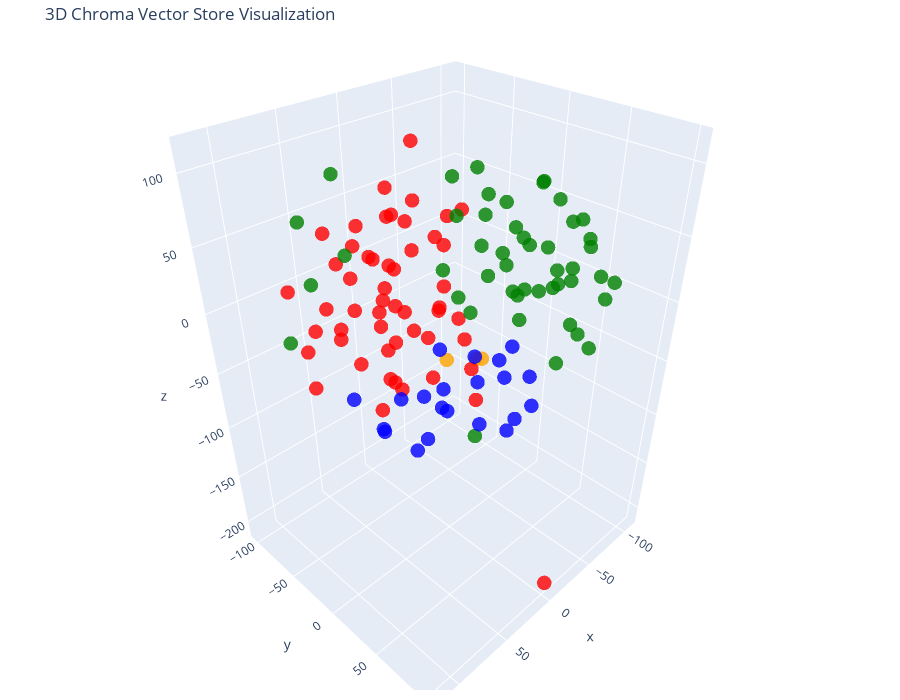

The cell this chart's notebook holds for it:
### Code cell
# Let's try 3D!

tsne = TSNE(n_components=3, random_state=42)
reduced_vectors = tsne.fit_transform(vectors)

# Create the 3D scatter plot
fig = go.Figure(data=[go.Scatter3d(
    x=reduced_vectors[:, 0],
    y=reduced_vectors[:, 1],
    z=reduced_vectors[:, 2],
    mode='markers',
    marker=dict(size=5, color=colors, opacity=0.8),
    text=[f"Type: {t}<br>Text: {d[:100]}..." for t, d in zip(doc_types, documents)],
    hoverinfo='text'
)])

fig.update_layout(
    title='3D Chroma Vector Store Visualization',
    scene=dict(xaxis_title='x', yaxis_title='y', zaxis_title='z'),
    width=900,
    height=700,
    margin=dict(r=20, b=10, l=10, t=40)
)

fig.show()

### Figure 1 — Plotly figure (JSON) as saved in the notebook; plotly's stock layout.template omitted (floating-point values rounded to 4 significant figures)
{"data": [{"hoverinfo": "text", "marker": {"color": ["orange", "orange", "orange", "red", "red", "red", "red", "red", "red", "red", "red", "red", "red", "red", "red", "red", "red", "red", "red", "red", "red", "red", "red", "red", "red", "red", "red", "red", "red", "red", "red", "red", "red", "red", "red", "red", "red", "red", "red", "red", "red", "red", "red", "red", "red", "red", "red", "red", "red", "red", "red", "red", "red", "red", "red", "green", "green", "green", "green", "green", "green", "green", "green", "green", "green", "green", "green", "green", "green", "green", "green", "green", "green", "green", "green", "green", "green", "green", "green", "green", "green", "green", "green", "green", "green", "green", "green", "green", "green", "green", "green", "green", "green", "green", "green", "green", "green", "green", "green", "green", "green", "green", "blue", "blue", "blue", "blue", "blue", "blue", "blue", "blue", "blue", "blue", "blue", "blue", "blue", "blue", "blue", "blue", "blue", "blue", "blue", "blue", "blue"], "opacity": 0.8, "size": 5}, "mode": "markers", "text": ["Type: company<br>Text: # About Insurellm\n\nInsurellm was founded by Avery Lancaster in 2015 as an insurance tech startup des...", "Type: company<br>Text: # Careers at Insurellm\n\nInsurellm is hiring! We are looking for talented software engineers, data sc...", "Type: company<br>Text: # Overview of Insurellm\n\nInsurellm is an innovative insurance tech firm with 200 employees across th...", "Type: contracts<br>Text: # Contract with Apex Reinsurance for Rellm: AI-Powered Enterprise Reinsurance Solution\n\n## Terms\n\n1....", "Type: contracts<br>Text: ## Renewal\n\n1. **Automatic Renewal**: This Agreement will automatically renew for successive one-yea...", "Type: contracts<br>Text: 2. **Seamless Integrations**: The architecture of Rellm allows for easy integration with existing sy...", "Type: contracts<br>Text: 1. **Technical Support**: Provider shall offer dedicated technical support to the Client via phone, ...", "Type: contracts<br>Text: **Insurellm, Inc.**  \n_____________________________  \nAuthorized Signature   \nDate: ________________...", "Type: contracts<br>Text: # Contract with Belvedere Insurance for Markellm\n\n## Terms\nThis Contract (\"Agreement\") is made and e...", "Type: contracts<br>Text: ## Renewal\n1. **Renewal Terms**: This Agreement may be renewed for additional one-year terms upon mu...", "Type: contracts<br>Text: ## Features\n1. **AI-Powered Matching**: Belvedere Insurance will benefit from Markellm's AI-powered ...", "Type: contracts<br>Text: ## Support\n1. **Technical Support**: Technical support will be available from 9 AM to 7 PM EST, Mond...", "Type: contracts<br>Text: **Belvedere Insurance**  \nSignature: ______________________  \nName: [Authorized Signatory]  \nTitle: ...", "Type: contracts<br>Text: # Contract with BrightWay Solutions for Markellm\n\n**Contract Date:** October 5, 2023  \n**Contract ID...", "Type: contracts<br>Text: 3. **Service Level Agreement (SLA):**  \n   Insurellm commits to a 99.9% uptime for the platform with...", "Type: contracts<br>Text: 2. **Real-Time Quote Availability:**  \n   Consumers sourced via BrightWay Solutions will receive rea...", "Type: contracts<br>Text: 3. **Training and Onboarding:**  \n   Insurellm agrees to provide one free training session on how to...", "Type: contracts<br>Text: # Contract with EverGuard Insurance for Rellm: AI-Powered Enterprise Reinsurance Solution\n\n**Contrac...", "Type: contracts<br>Text: 4. **Usage Rights**: EverGuard Insurance is granted a non-exclusive, non-transferable license to acc...", "Type: contracts<br>Text: 1. **Core Functionality**: Rellm provides EverGuard Insurance with advanced AI-driven analytics, sea...", "Type: contracts<br>Text: 1. **Customer Support**: Insurellm will provide EverGuard Insurance with 24/7 customer support, incl...", "Type: contracts<br>Text: ---\n\n**Signatures**  \n**For Insurellm**: __________________________  \n**Name**: John Smith  \n**Title...", "Type: contracts<br>Text: # Contract with GreenField Holdings for Markellm\n\n**Effective Date:** November 15, 2023  \n**Contract...", "Type: contracts<br>Text: ## Renewal\n1. **Automatic Renewal**: This contract will automatically renew for sequential one-year ...", "Type: contracts<br>Text: ## Features\n1. **AI-Powered Matching**: Access to advanced algorithms that connect GreenField Holdin...", "Type: contracts<br>Text: ## Support\n1. **Customer Support Access**: The Client will have access to dedicated support through ...", "Type: contracts<br>Text: **Signatures:**  \n_________________________                           _________________________  \n**...", "Type: contracts<br>Text: # Contract with Greenstone Insurance for Homellm\n\n---\n\n## Terms\n\n1. **Parties**: This Contract (\"Agr...", "Type: contracts<br>Text: 4. **Payment Terms**: \n   - The Customer shall pay an amount of $10,000 per month for the Standard T...", "Type: contracts<br>Text: ---\n\n## Features\n\n- **AI-Powered Risk Assessment**: Customer will have access to enhanced risk evalu...", "Type: contracts<br>Text: - **Customer Portal**: A dedicated portal will be provided, allowing the Customer's clients to manag...", "Type: contracts<br>Text: ______________________________  \n[Name], [Title]  \nDate: ______________________\n\n**For Greenstone In...", "Type: contracts<br>Text: # Contract with GreenValley Insurance for Homellm\n\n**Contract Date:** October 6, 2023  \n**Contract N...", "Type: contracts<br>Text: 4. **Confidentiality:** Both parties agree to maintain the confidentiality of proprietary informatio...", "Type: contracts<br>Text: 1. **AI-Powered Risk Assessment:** Access to advanced AI algorithms for real-time risk evaluations.\n...", "Type: contracts<br>Text: 3. **Regular Updates:** Insurellm will offer ongoing updates and enhancements to the Homellm platfor...", "Type: contracts<br>Text: # Contract with Pinnacle Insurance Co. for Homellm\n\n## Terms\nThis contract (\"Contract\") is entered i...", "Type: contracts<br>Text: ## Renewal\n1. **Renewal Terms**: At the end of the initial term, this Contract shall automatically r...", "Type: contracts<br>Text: ## Features\n1. **AI-Powered Risk Assessment**: Utilized for tailored underwriting decisions specific...", "Type: contracts<br>Text: ## Support\n1. **Technical Support**: Insurellm shall provide 24/7 technical support via an email and...", "Type: contracts<br>Text: # Contract with Roadway Insurance Inc. for Carllm\n\n---\n\n## Terms\n\n1. **Agreement Effective Date**: T...", "Type: contracts<br>Text: ---\n\n## Renewal\n\n1. **Automatic Renewal**: This agreement will automatically renew for an additional...", "Type: contracts<br>Text: ---\n\n## Features\n\n1. **Access to Core Features**: Roadway Insurance Inc. will have access to all Pro...", "Type: contracts<br>Text: ---\n\n## Support\n\n1. **Technical Support**: Roadway Insurance Inc. will receive priority technical su...", "Type: contracts<br>Text: # Contract with Stellar Insurance Co. for Rellm\n\n## Terms\nThis contract is made between **Insurellm*...", "Type: contracts<br>Text: ### Termination\nEither party may terminate this agreement with a **30-day written notice**. In the e...", "Type: contracts<br>Text: ## Features\nStellar Insurance Co. will receive access to the following features of the Rellm product...", "Type: contracts<br>Text: ## Support\nInsurellm provides Stellar Insurance Co. with the following support services:\n\n- **24/7 T...", "Type: contracts<br>Text: # Contract with TechDrive Insurance for Carllm\n\n**Contract Date:** October 1, 2024  \n**Contract Dura...", "Type: contracts<br>Text: ## Renewal\n\n1. **Automatic Renewal**: This contract shall automatically renew for additional one-yea...", "Type: contracts<br>Text: ## Support\n\n1. **Customer Support**: Insurellm will provide 24/7 customer support to TechDrive Insur...", "Type: contracts<br>Text: **TechDrive Insurance Representative:**  \nName: Sarah Johnson  \nTitle: Operations Director  \nDate: _...", "Type: contracts<br>Text: # Contract with Velocity Auto Solutions for Carllm\n\n**Contract Date:** October 1, 2023  \n**Contract ...", "Type: contracts<br>Text: ## Renewal\n\n1. **Automatic Renewal**: This contract will automatically renew for successive 12-month...", "Type: contracts<br>Text: ## Support\n\n1. **Customer Support**: Velocity Auto Solutions will have access to Insurellm’s custome...", "Type: employees<br>Text: # HR Record\n\n# Alex Chen\n\n## Summary\n- **Date of Birth:** March 15, 1990  \n- **Job Title:** Backend ...", "Type: employees<br>Text: ## Annual Performance History\n- **2020:**  \n  - Completed onboarding successfully.  \n  - Met expecta...", "Type: employees<br>Text: ## Compensation History\n- **2020:** Base Salary: $80,000  \n- **2021:** Base Salary Increase to $90,0...", "Type: employees<br>Text: Alex Chen continues to be a vital asset at Insurellm, contributing significantly to innovative backe...", "Type: employees<br>Text: # HR Record\n\n# Alex Harper\n\n## Summary\n- **Date of Birth**: March 15, 1993  \n- **Job Title**: Sales ...", "Type: employees<br>Text: ## Annual Performance History  \n- **2021**:  \n  - **Performance Rating**: 4.5/5  \n  - **Key Achievem...", "Type: employees<br>Text: - **2022**:  \n  - **Base Salary**: $65,000 (Promotion to Senior SDR)  \n  - **Bonus**: $13,000 (20% o...", "Type: employees<br>Text: # HR Record\n\n# Alex Thomson\n\n## Summary\n- **Date of Birth:** March 15, 1995  \n- **Job Title:** Sales...", "Type: employees<br>Text: ## Annual Performance History  \n- **2022** - Rated as \"Exceeds Expectations.\" Alex Thomson achieved ...", "Type: employees<br>Text: ## Other HR Notes\n- Alex Thomson is an active member of the Diversity and Inclusion committee at Ins...", "Type: employees<br>Text: # Avery Lancaster\n\n## Summary\n- **Date of Birth**: March 15, 1985  \n- **Job Title**: Co-Founder & Ch...", "Type: employees<br>Text: - **2010 - 2013**: Business Analyst at Edge Analytics  \n  Prior to joining Innovate, Avery worked as...", "Type: employees<br>Text: - **2018**: **Exceeds Expectations**  \n  Under Avery’s pivoted vision, Insurellm launched two new su...", "Type: employees<br>Text: - **2022**: **Satisfactory**  \n  Avery focused on rebuilding team dynamics and addressing employee c...", "Type: employees<br>Text: ## Compensation History\n- **2015**: $150,000 base salary + Significant equity stake  \n- **2016**: $1...", "Type: employees<br>Text: ## Other HR Notes\n- **Professional Development**: Avery has actively participated in leadership trai...", "Type: employees<br>Text: # HR Record\n\n# Emily Carter\n\n## Summary\n- **Date of Birth:** August 12, 1990  \n- **Job Title:** Acco...", "Type: employees<br>Text: - **2017-2019:** Marketing Intern  \n  - Assisted with market research and campaign development for s...", "Type: employees<br>Text: ## Compensation History\n| Year | Base Salary | Bonus         | Total Compensation |\n|------|--------...", "Type: employees<br>Text: Emily Carter exemplifies the kind of talent that drives Insurellm's success and is an invaluable ass...", "Type: employees<br>Text: # HR Record\n\n# Emily Tran\n\n## Summary\n- **Date of Birth:** March 18, 1991  \n- **Job Title:** Digital...", "Type: employees<br>Text: - **January 2017 - May 2018**: Marketing Intern  \n  - Supported the Marketing team by collaborating ...", "Type: employees<br>Text: - **2021**:  \n  - Performance Rating: Meets Expectations  \n  - Key Achievements: Contributed to the ...", "Type: employees<br>Text: - **Professional Development Goals**:  \n  - Emily Tran aims to become a Marketing Manager within the...", "Type: employees<br>Text: # HR Record\n\n# Jordan Blake\n\n## Summary\n- **Date of Birth:** March 15, 1993  \n- **Job Title:** Sales...", "Type: employees<br>Text: ## Annual Performance History\n- **2021:** First year at Insurellm; achieved 90% of monthly targets. ...", "Type: employees<br>Text: ## Other HR Notes\n- Jordan has shown an interest in continuing education, actively participating in ...", "Type: employees<br>Text: # HR Record\n\n# Jordan K. Bishop\n\n## Summary\n- **Date of Birth:** March 15, 1990\n- **Job Title:** Fro...", "Type: employees<br>Text: ## Annual Performance History\n- **2019:** Exceeds Expectations - Continuously delivered high-quality...", "Type: employees<br>Text: ## Compensation History\n- **June 2018:** Starting Salary - $85,000\n- **June 2019:** Salary Increase ...", "Type: employees<br>Text: ## Other HR Notes\n- Jordan K. Bishop has been an integral part of club initiatives, including the In...", "Type: employees<br>Text: # HR Record\n\n# Maxine Thompson\n\n## Summary\n- **Date of Birth:** January 15, 1991  \n- **Job Title:** ...", "Type: employees<br>Text: ## Insurellm Career Progression\n- **January 2017 - October 2018**: **Junior Data Engineer**  \n  * Ma...", "Type: employees<br>Text: ## Annual Performance History\n- **2017**: *Meets Expectations*  \n  Maxine showed potential in her ro...", "Type: employees<br>Text: - **2021**: *Exceeds Expectations*  \n  Maxine spearheaded the transition to a new data warehousing s...", "Type: employees<br>Text: ## Compensation History\n- **2017**: $70,000 (Junior Data Engineer)  \n- **2018**: $75,000 (Junior Dat...", "Type: employees<br>Text: # HR Record\n\n# Oliver Spencer\n\n## Summary\n- **Date of Birth**: May 14, 1990  \n- **Job Title**: Backe...", "Type: employees<br>Text: ## Annual Performance History\n- **2018**: **3/5** - Adaptable team player but still learning to take...", "Type: employees<br>Text: ## Compensation History\n- **March 2018**: Initial salary of $80,000.\n- **July 2019**: Salary increas...", "Type: employees<br>Text: # Samantha Greene\n\n## Summary\n- **Date of Birth:** October 14, 1990\n- **Job Title:** HR Generalist\n-...", "Type: employees<br>Text: ## Annual Performance History\n- **2020:** Exceeds Expectations  \n  Samantha Greene demonstrated exce...", "Type: employees<br>Text: ## Compensation History\n- **2020:** Base Salary - $55,000  \n  The entry-level salary matched industr...", "Type: employees<br>Text: - **2023:** Base Salary - $70,000  \n  Recognized for substantial improvement in employee relations m...", "Type: employees<br>Text: # HR Record\n\n# Samuel Trenton\n\n## Summary\n- **Date of Birth:** April 12, 1989  \n- **Job Title:** Sen...", "Type: employees<br>Text: ## Annual Performance History\n- **2023:** Rating: 4.5/5  \n  *Samuel exceeded expectations, successfu...", "Type: employees<br>Text: ## Compensation History\n- **2023:** Base Salary: $115,000 + Bonus: $15,000  \n  *Annual bonus based o...", "Type: employees<br>Text: - **Engagement in Company Culture:** Regularly participates in team-building events and contributes ...", "Type: products<br>Text: # Product Summary\n\n# Carllm\n\n## Summary\n\nCarllm is an innovative auto insurance product developed by...", "Type: products<br>Text: - **Instant Quoting**: With Carllm, insurance companies can offer near-instant quotes to customers, ...", "Type: products<br>Text: - **Mobile Integration**: Carllm is designed to work seamlessly with mobile applications, providing ...", "Type: products<br>Text: - **Professional Tier**: $2,500/month\n  - For medium-sized companies.\n  - All Basic Tier features pl...", "Type: products<br>Text: ### Q2 2025: Customer Experience Improvements\n- Launch of a new **mobile app** for end-users.\n- Intr...", "Type: products<br>Text: # Product Summary\n\n# Homellm\n\n## Summary\nHomellm is an innovative home insurance product developed b...", "Type: products<br>Text: ### 2. Dynamic Pricing Model\nWith Homellm's innovative dynamic pricing model, insurance providers ca...", "Type: products<br>Text: ### 5. Multi-Channel Integration\nHomellm seamlessly integrates into existing insurance platforms, pr...", "Type: products<br>Text: - **Basic Tier:** Starting at $5,000/month for small insurers with basic integration features.\n- **S...", "Type: products<br>Text: All tiers include a comprehensive training program and ongoing updates to ensure optimal performance...", "Type: products<br>Text: With Homellm, Insurellm is committed to transforming the landscape of home insurance, ensuring both ...", "Type: products<br>Text: # Product Summary\n\n# Markellm\n\n## Summary\n\nMarkellm is an innovative two-sided marketplace designed ...", "Type: products<br>Text: - **User-Friendly Interface**: Designed with user experience in mind, Markellm features an intuitive...", "Type: products<br>Text: - **Customer Support**: Our dedicated support team is always available to assist both consumers and ...", "Type: products<br>Text: ### For Insurance Companies:\n- **Basic Listing Fee**: $199/month for a featured listing on the platf...", "Type: products<br>Text: ### Q3 2025\n- Initiate a comprehensive marketing campaign targeting both consumers and insurers to i...", "Type: products<br>Text: # Product Summary\n\n# Rellm: AI-Powered Enterprise Reinsurance Solution\n\n## Summary\n\nRellm is an inno...", "Type: products<br>Text: ### Seamless Integrations\nRellm's architecture is designed for effortless integration with existing ...", "Type: products<br>Text: ### Regulatory Compliance Tools\nRellm includes built-in compliance tracking features to help organiz...", "Type: products<br>Text: Join the growing number of organizations leveraging Rellm to enhance their reinsurance processes whi...", "Type: products<br>Text: Experience the future of reinsurance with Rellm, where innovation meets reliability. Let Insurellm h..."], "type": "scatter3d", "x": [17.87, 38.29, 36.83, 20.53, 9.878, 88.64, 66.0, 15.61, -14.01, 47.31, -31.41, 43.5, 43.16, 118.0, -41.88, -41.68, -29.2, 31.94, 45.85, 60.42, 7.561, 15.51, -36.97, 45.56, -54.43, 43.15, 9.877, -43.15, 73.08, 27.67, 48.98, 11.11, 19.33, 21.6, -25.11, 46.7, 28.56, 42.15, 10.22, -45.61, 5.868, 73.55, 6.218, -5.994, 61.24, 61.18, 79.66, 64.53, -19.68, 6.392, 51.82, -28.91, 2.292, -3.587, -13.78, 92.75, -77.22, 89.11, 1.405, -25.74, -29.02, -22.25, -6.264, -47.6, -22.74, -3.244, -66.14, -89.78, -86.04, -39.17, 103.9, -57.1, -74.08, -41.02, 18.31, -72.12, 67.35, -56.44, -81.38, -30.05, -0.5706, -39.73, -33.44, -93.57, 15.23, -39.49, -36.64, 1.284, -108.8, 58.91, -3.444, -33.92, -97.84, 3.293, -72.06, -86.05, -39.44, -59.47, -50.36, -91.68, -17.0, -73.1, 21.99, 9.457, -2.727, -23.51, -8.675, 23.35, 15.86, 42.94, 42.35, 49.64, 32.48, -15.78, -19.19, -45.92, -51.02, -34.24, 57.54, 81.78, 79.58, 12.45, 53.97], "y": [46.21, 59.87, 32.91, -34.48, -26.02, 28.48, 9.239, -19.49, -25.32, -96.82, -15.93, -7.681, -13.16, 2.187, -12.08, -17.64, -48.61, -11.92, -14.39, 8.659, 16.54, 8.785, -43.75, -82.41, -44.71, 39.19, -33.7, -85.68, -87.32, -34.94, -41.66, -51.23, -74.73, -55.34, -49.46, -64.43, -102.4, -72.32, -42.22, -62.19, -103.3, -70.01, -52.08, -84.74, -28.17, -45.08, -1.479, 1.961, -86.87, -64.8, 40.97, -92.41, -83.62, 99.12, -53.69, -28.62, 30.85, 2.948, 19.98, 22.75, 67.32, 47.64, 20.21, 49.98, 42.68, -10.8, 0.06395, -7.611, -24.09, 101.9, -42.33, 7.135, 69.76, 72.76, 24.83, -15.14, -74.38, 70.47, -40.93, 2.543, 57.83, -14.74, -27.6, 8.833, 86.03, -38.17, 91.07, 93.09, 34.82, -44.75, 97.23, 3.287, 29.51, 63.02, 17.05, 34.21, 41.54, 41.03, -18.54, 64.38, 85.51, 56.86, 49.57, 69.84, 53.62, 58.1, 44.1, 14.86, -11.68, -6.412, 8.85, -18.25, 25.46, 9.218, 9.591, 7.152, 33.49, 28.7, 36.04, 20.03, -12.3, 1.838, 50.4], "z": [-12.37, 4.275, -10.57, -5.714, 112.4, -25.25, 44.63, 76.75, -17.58, -43.33, -49.25, 42.49, 76.52, -6.717, -111.0, -82.93, -101.0, 4.023, -21.64, -29.02, 79.4, 55.29, -16.57, -18.12, -53.46, 93.84, 55.79, -78.45, 5.322, -66.0, 48.49, 74.71, 41.83, 23.8, -60.52, 25.97, 29.72, -41.56, -88.74, 15.42, -16.44, -36.75, -51.47, -44.1, 10.74, -11.79, -9.805, 13.31, -8.497, -19.69, 36.49, 29.21, 8.256, -207.5, 18.66, 42.3, 10.3, 72.6, 4.164, 39.86, 32.72, 55.76, -108.4, 15.61, -2.119, 22.81, -15.11, -26.04, -9.462, 43.5, -1.58, 42.73, 21.52, 75.25, 24.92, 50.06, 60.55, 50.35, 45.51, 59.35, 32.32, 84.88, 47.78, 14.9, 53.19, 71.97, -8.803, -0.8914, 25.41, 99.25, 27.03, 11.99, -6.99, 74.95, 75.03, 46.35, 90.55, 73.05, 21.85, -5.766, 55.58, -30.41, -63.2, -54.04, -81.12, -67.8, -42.44, -67.52, -76.12, -60.92, -99.76, -93.89, -40.58, -45.31, -69.95, -64.33, -69.01, -35.96, -63.15, -49.66, -44.38, -29.13, -33.24]}], "layout": {"height": 700, "margin": {"b": 10, "l": 10, "r": 20, "t": 40}, "scene": {"xaxis": {"title": {"text": "x"}}, "yaxis": {"title": {"text": "y"}}, "zaxis": {"title": {"text": "z"}}}, "title": {"text": "3D Chroma Vector Store Visualization"}, "width": 900}}
